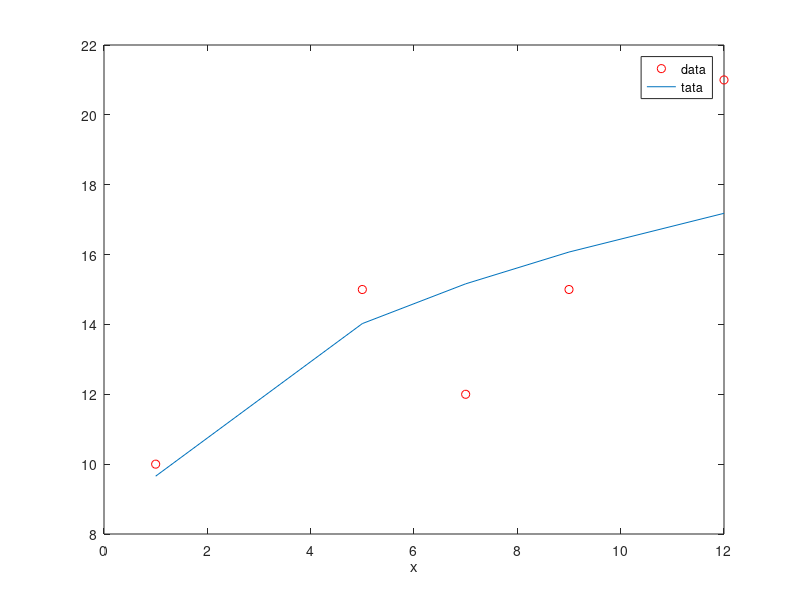

MATLAB code to generate this figure:
x=[1 5 7 9 12]
y=[10 15 12 15 21]

n= length(x);
sum_lnx=sum(log(x));
sum_lny=sum(log(y));
sum_lnx_square=sum(log(x).^2);
sum_lny_square=sum(log(y).^2);
sum_lnxy=sum(log(x).*log(y));

printf("sumx= %d\n",sum_lnx);
printf("sumy= %d\n",sum_lny);

avg_lnx= mean(log(x));
avg_lny=mean(log(y));

sxx= (sum_lnx_square-(n*avg_lnx^2));
sxy= (sum_lnxy-(n*avg_lnx*avg_lny));

B= sxy/sxx;

A= exp(avg_lny-(B*avg_lnx));

y2=A*x.^B;

plot(x,y,'or',x,y2);
xlabel("x");
legend("data","tata");

set (gca, 'color', 'green');
syy= (sum_lny_square-(n*avg_lny^2));
r= (sxy/(sqrt(sxx)*sqrt(syy)));

